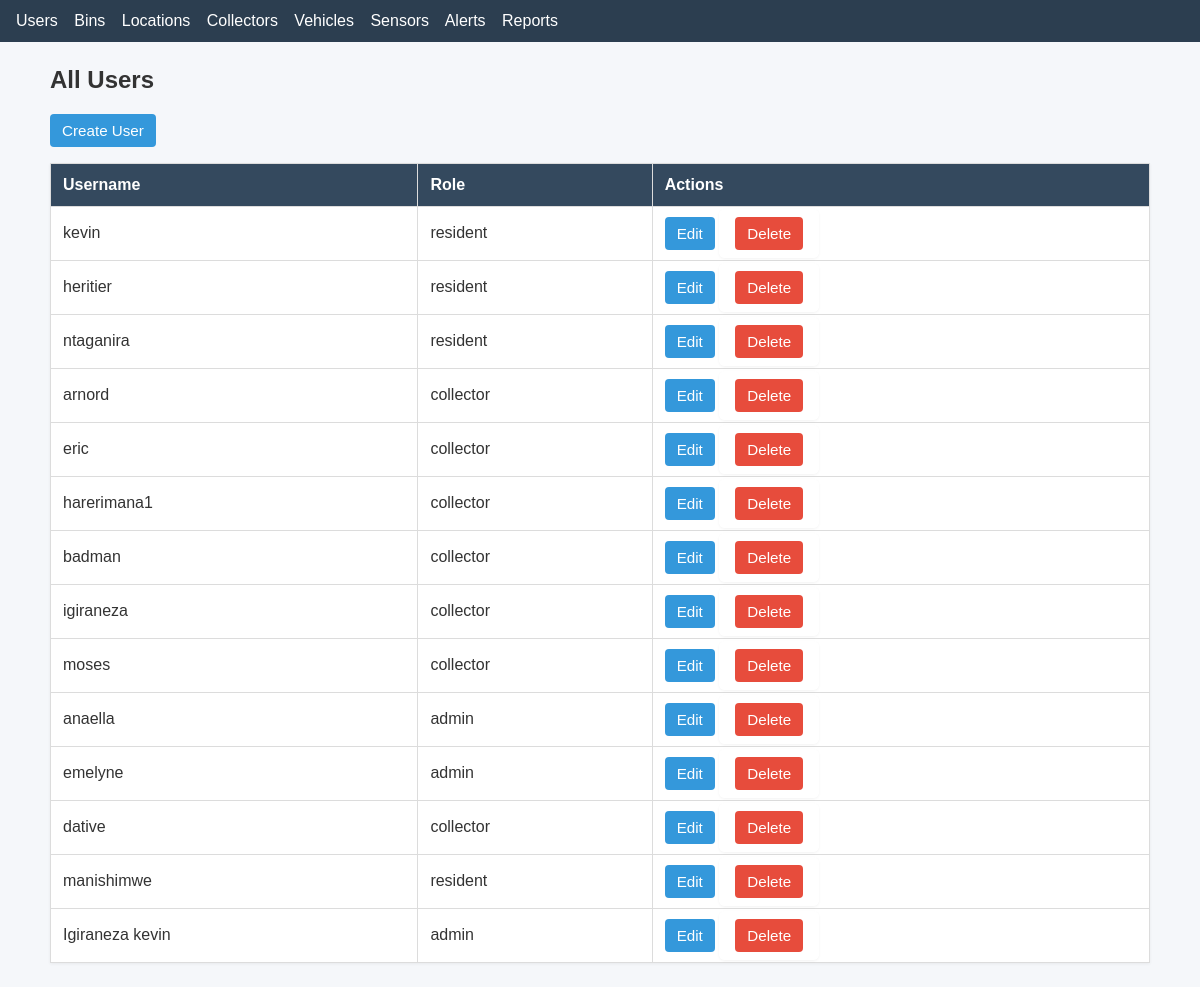
/users/, run on an earlier commit of the app's database.
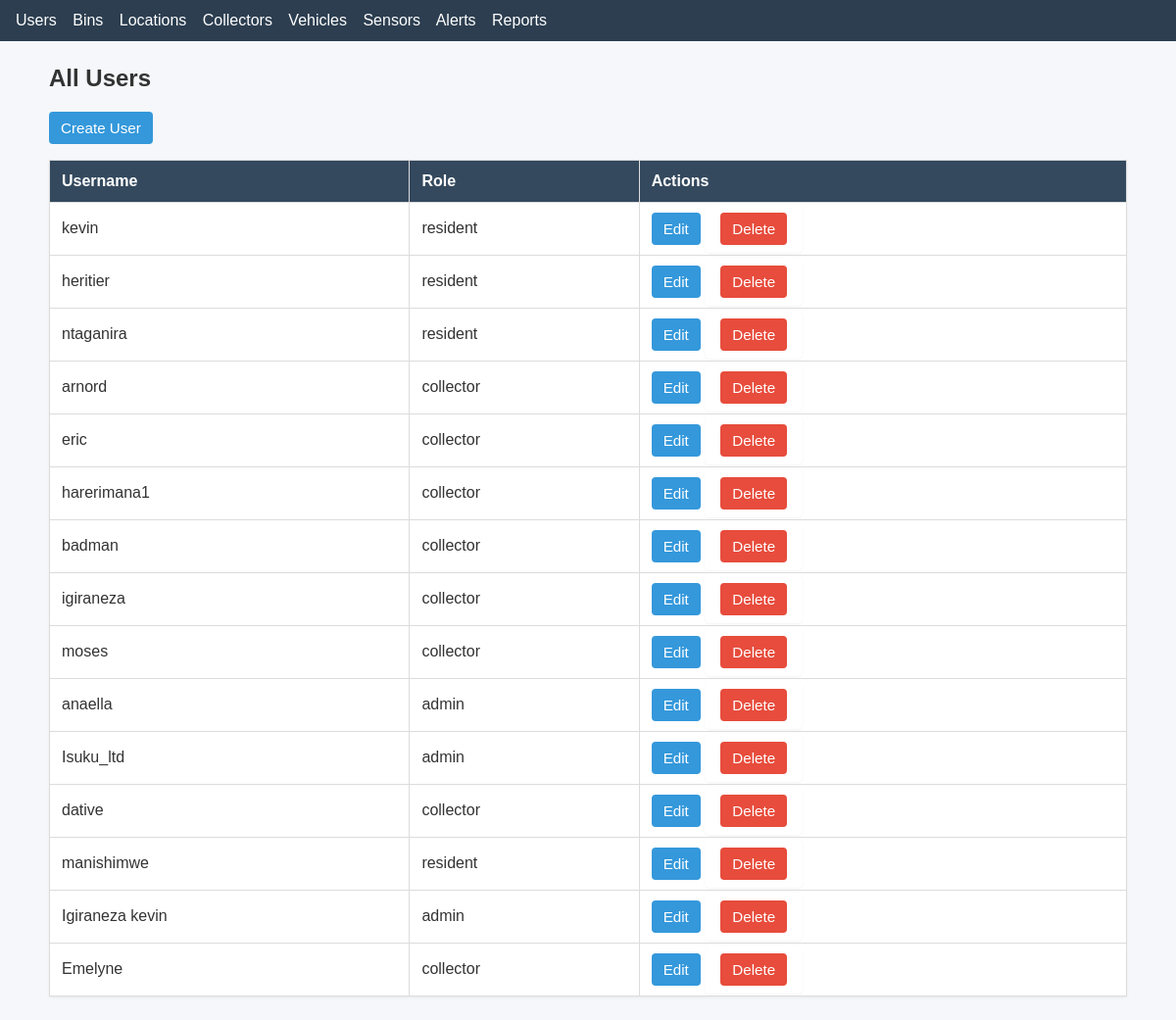
And on a later commit of the database.
### stwms/models.py (models this page shows)
class Users(models.Model):
    ROLE_CHOICES = [
        ('admin', 'Admin'),
        ('collector', 'Collector'),
        ('resident', 'Resident'),
    ]
    user = models.OneToOneField(User, on_delete=models.CASCADE, related_name='profile')
    role = models.CharField(max_length=20, choices=ROLE_CHOICES, default='resident')
    username = models.CharField(max_length=150, default="")
    email = models.EmailField(max_length=254, default="")
    password = models.CharField(max_length=128, default="")
    address = models.CharField(max_length=255, default="")
    phone = models.CharField(max_length=20, default="")

### stwms/views.py (the view)
# urls.py: path('users/', views.users_list, name='users_list'),
def users_list(request):
    users = Users.objects.all()
    return render(request, "users/users_list.html", {"users": users})

### stwms/templates/users/users_list.html
{% extends "base.html" %}
{% block content %}
<h2>All Users</h2>
<p><a class="btn" href="{% url 'stwms:users_create' %}">Create User</a></p>
<table>
    <thead>
        <tr>
            <th>Username</th>
            <th>Role</th>
            <th>Actions</th>
        </tr>
    </thead>
    <tbody>
    {% for user in users %}
        <tr>
            <td>
                {% if user.user %}
                    {{ user.user.username }}
                {% else %}
                    N/A
                {% endif %}
            </td>
            <td>{{ user.role }}</td>
            <td>
                <a class="btn" href="{% url 'stwms:users_update' user.pk %}">Edit</a>
                <form style="display:inline" method="post" action="{% url 'stwms:users_delete' user.pk %}">{% csrf_token %}
                    <button class="btn btn-danger" type="submit">Delete</button>
                </form>
            </td>
        </tr>
    {% empty %}
        <tr><td colspan="3">No users found.</td></tr>
    {% endfor %}
    </tbody>
</table>
{% endblock %}

What changed in the data, as far as the page shows it:
changed through a linked row, Users: user.username "emelyne" → "Isuku_ltd"
added Users: user.username "Emelyne", role "collector"
